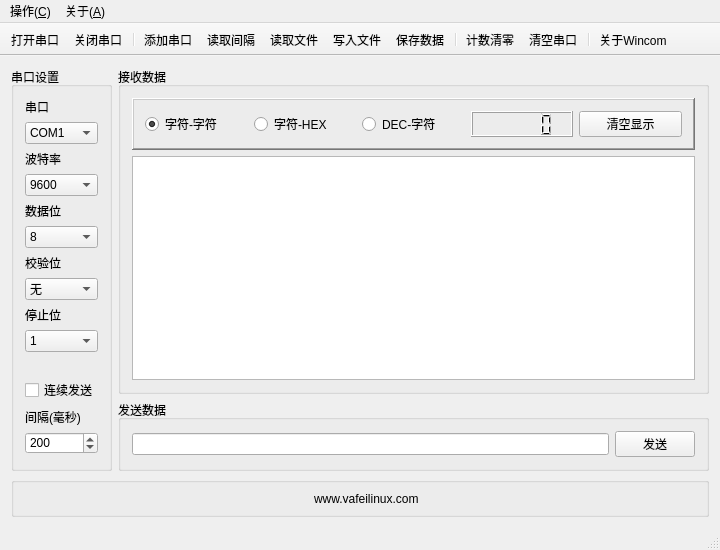
<?xml version="1.0" encoding="UTF-8"?>
<ui version="4.0">
 <class>MainWindow</class>
 <widget class="QMainWindow" name="MainWindow">
  <property name="enabled">
   <bool>true</bool>
  </property>
  <property name="geometry">
   <rect>
    <x>0</x>
    <y>0</y>
    <width>720</width>
    <height>550</height>
   </rect>
  </property>
  <property name="minimumSize">
   <size>
    <width>720</width>
    <height>550</height>
   </size>
  </property>
  <property name="font">
   <font>
    <family>Times New Roman</family>
    <pointsize>9</pointsize>
   </font>
  </property>
  <property name="cursor">
   <cursorShape>PointingHandCursor</cursorShape>
  </property>
  <property name="contextMenuPolicy">
   <enum>Qt::NoContextMenu</enum>
  </property>
  <property name="windowTitle">
   <string>Wincom串口调试助手</string>
  </property>
  <property name="styleSheet">
   <string notr="true">QDialog{background:rgb(229, 255, 239)}
QMenuBar{background:url(:/new/prefix2/src/header.bmp)}
QStatusBar{background:url(:/new/prefix2/src/header.bmp)}
QPushButton{background:url(:/new/prefix2/src/header.bmp)}
QLCDNumber{background:url(:/new/prefix2/src/lcd.bmp)}
QLabel{background:url(:/new/prefix2/src/header.bmp)}







</string>
  </property>
  <property name="iconSize">
   <size>
    <width>16</width>
    <height>16</height>
   </size>
  </property>
  <property name="toolButtonStyle">
   <enum>Qt::ToolButtonTextBesideIcon</enum>
  </property>
  <property name="animated">
   <bool>true</bool>
  </property>
  <widget class="QWidget" name="centralWidget">
   <layout class="QGridLayout" name="gridLayout">
    <item row="0" column="0" rowspan="2">
     <widget class="QGroupBox" name="groupBox">
      <property name="styleSheet">
       <string notr="true"/>
      </property>
      <property name="title">
       <string>串口设置</string>
      </property>
      <property name="flat">
       <bool>false</bool>
      </property>
      <layout class="QVBoxLayout" name="verticalLayout">
       <item>
        <widget class="QLabel" name="label">
         <property name="sizePolicy">
          <sizepolicy hsizetype="Preferred" vsizetype="Fixed">
           <horstretch>0</horstretch>
           <verstretch>0</verstretch>
          </sizepolicy>
         </property>
         <property name="text">
          <string>串口</string>
         </property>
        </widget>
       </item>
       <item>
        <widget class="QComboBox" name="portNameComboBox">
         <item>
          <property name="text">
           <string>COM1</string>
          </property>
         </item>
         <item>
          <property name="text">
           <string>COM2</string>
          </property>
         </item>
        </widget>
       </item>
       <item>
        <widget class="QLabel" name="label_2">
         <property name="sizePolicy">
          <sizepolicy hsizetype="Preferred" vsizetype="Fixed">
           <horstretch>0</horstretch>
           <verstretch>0</verstretch>
          </sizepolicy>
         </property>
         <property name="text">
          <string>波特率</string>
         </property>
        </widget>
       </item>
       <item>
        <widget class="QComboBox" name="baudRateComboBox">
         <property name="currentIndex">
          <number>12</number>
         </property>
         <item>
          <property name="text">
           <string>50</string>
          </property>
         </item>
         <item>
          <property name="text">
           <string>75</string>
          </property>
         </item>
         <item>
          <property name="text">
           <string>110</string>
          </property>
         </item>
         <item>
          <property name="text">
           <string>134</string>
          </property>
         </item>
         <item>
          <property name="text">
           <string>150</string>
          </property>
         </item>
         <item>
          <property name="text">
           <string>200</string>
          </property>
         </item>
         <item>
          <property name="text">
           <string>300</string>
          </property>
         </item>
         <item>
          <property name="text">
           <string>600</string>
          </property>
         </item>
         <item>
          <property name="text">
           <string>1200</string>
          </property>
         </item>
         <item>
          <property name="text">
           <string>1800</string>
          </property>
         </item>
         <item>
          <property name="text">
           <string>2400</string>
          </property>
         </item>
         <item>
          <property name="text">
           <string>4800</string>
          </property>
         </item>
         <item>
          <property name="text">
           <string>9600</string>
          </property>
         </item>
         <item>
          <property name="text">
           <string>14400</string>
          </property>
         </item>
         <item>
          <property name="text">
           <string>19200</string>
          </property>
         </item>
         <item>
          <property name="text">
           <string>38400</string>
          </property>
         </item>
         <item>
          <property name="text">
           <string>56000</string>
          </property>
         </item>
         <item>
          <property name="text">
           <string>57600</string>
          </property>
         </item>
         <item>
          <property name="text">
           <string>76800</string>
          </property>
         </item>
         <item>
          <property name="text">
           <string>115200</string>
          </property>
         </item>
         <item>
          <property name="text">
           <string>128000</string>
          </property>
         </item>
         <item>
          <property name="text">
           <string>256000</string>
          </property>
         </item>
        </widget>
       </item>
       <item>
        <widget class="QLabel" name="label_3">
         <property name="sizePolicy">
          <sizepolicy hsizetype="Preferred" vsizetype="Fixed">
           <horstretch>0</horstretch>
           <verstretch>0</verstretch>
          </sizepolicy>
         </property>
         <property name="text">
          <string>数据位</string>
         </property>
        </widget>
       </item>
       <item>
        <widget class="QComboBox" name="dataBitsComboBox">
         <property name="currentIndex">
          <number>3</number>
         </property>
         <item>
          <property name="text">
           <string>5</string>
          </property>
         </item>
         <item>
          <property name="text">
           <string>6</string>
          </property>
         </item>
         <item>
          <property name="text">
           <string>7</string>
          </property>
         </item>
         <item>
          <property name="text">
           <string>8</string>
          </property>
         </item>
        </widget>
       </item>
       <item>
        <widget class="QLabel" name="label_4">
         <property name="sizePolicy">
          <sizepolicy hsizetype="Preferred" vsizetype="Fixed">
           <horstretch>0</horstretch>
           <verstretch>0</verstretch>
          </sizepolicy>
         </property>
         <property name="text">
          <string>校验位</string>
         </property>
        </widget>
       </item>
       <item>
        <widget class="QComboBox" name="parityComboBox">
         <item>
          <property name="text">
           <string>无</string>
          </property>
         </item>
         <item>
          <property name="text">
           <string>奇</string>
          </property>
         </item>
         <item>
          <property name="text">
           <string>偶</string>
          </property>
         </item>
        </widget>
       </item>
       <item>
        <widget class="QLabel" name="label_5">
         <property name="sizePolicy">
          <sizepolicy hsizetype="Preferred" vsizetype="Fixed">
           <horstretch>0</horstretch>
           <verstretch>0</verstretch>
          </sizepolicy>
         </property>
         <property name="text">
          <string>停止位</string>
         </property>
        </widget>
       </item>
       <item>
        <widget class="QComboBox" name="stopBitsComboBox">
         <item>
          <property name="text">
           <string>1</string>
          </property>
         </item>
         <item>
          <property name="text">
           <string>1.5</string>
          </property>
         </item>
         <item>
          <property name="text">
           <string>2</string>
          </property>
         </item>
        </widget>
       </item>
       <item>
        <spacer name="verticalSpacer">
         <property name="orientation">
          <enum>Qt::Vertical</enum>
         </property>
         <property name="sizeType">
          <enum>QSizePolicy::Fixed</enum>
         </property>
         <property name="sizeHint" stdset="0">
          <size>
           <width>20</width>
           <height>20</height>
          </size>
         </property>
        </spacer>
       </item>
       <item>
        <widget class="QCheckBox" name="obocheckBox">
         <property name="text">
          <string>连续发送</string>
         </property>
        </widget>
       </item>
       <item>
        <widget class="QLabel" name="label_6">
         <property name="sizePolicy">
          <sizepolicy hsizetype="Preferred" vsizetype="Fixed">
           <horstretch>0</horstretch>
           <verstretch>0</verstretch>
          </sizepolicy>
         </property>
         <property name="text">
          <string>间隔(毫秒)</string>
         </property>
        </widget>
       </item>
       <item>
        <widget class="QSpinBox" name="delayspinBox">
         <property name="minimum">
          <number>10</number>
         </property>
         <property name="maximum">
          <number>5000</number>
         </property>
         <property name="value">
          <number>200</number>
         </property>
        </widget>
       </item>
      </layout>
     </widget>
    </item>
    <item row="0" column="1">
     <widget class="QGroupBox" name="groupBox_2">
      <property name="styleSheet">
       <string notr="true"/>
      </property>
      <property name="title">
       <string>接收数据</string>
      </property>
      <property name="flat">
       <bool>true</bool>
      </property>
      <layout class="QVBoxLayout" name="verticalLayout_2">
       <item>
        <widget class="QFrame" name="frame_3">
         <property name="styleSheet">
          <string notr="true"/>
         </property>
         <property name="frameShape">
          <enum>QFrame::WinPanel</enum>
         </property>
         <property name="frameShadow">
          <enum>QFrame::Raised</enum>
         </property>
         <property name="lineWidth">
          <number>1</number>
         </property>
         <property name="midLineWidth">
          <number>0</number>
         </property>
         <layout class="QHBoxLayout" name="horizontalLayout">
          <item>
           <widget class="QRadioButton" name="ccradioButton">
            <property name="toolTip">
             <string>以字符的方式发送和接收数据</string>
            </property>
            <property name="text">
             <string>字符-字符</string>
            </property>
            <property name="checked">
             <bool>true</bool>
            </property>
           </widget>
          </item>
          <item>
           <widget class="QRadioButton" name="chradioButton">
            <property name="toolTip">
             <string>以字符方式发送, 以十六进制方式显示</string>
            </property>
            <property name="text">
             <string>字符-HEX</string>
            </property>
           </widget>
          </item>
          <item>
           <widget class="QRadioButton" name="dcradioButton">
            <property name="toolTip">
             <string>以字符方式发送, 以十进制方式显示</string>
            </property>
            <property name="text">
             <string>DEC-字符</string>
            </property>
           </widget>
          </item>
          <item>
           <widget class="QLCDNumber" name="recvbyteslcdNumber">
            <property name="toolTip">
             <string>已接收字节数</string>
            </property>
            <property name="styleSheet">
             <string notr="true"/>
            </property>
           </widget>
          </item>
          <item>
           <widget class="QPushButton" name="clearUpBtn">
            <property name="text">
             <string>清空显示</string>
            </property>
            <property name="icon">
             <iconset resource="src.qrc">
              <normaloff>:/new/prefix1/src/edit-clear.png</normaloff>:/new/prefix1/src/edit-clear.png</iconset>
            </property>
           </widget>
          </item>
         </layout>
        </widget>
       </item>
       <item>
        <widget class="QTextBrowser" name="textBrowser">
         <property name="styleSheet">
          <string notr="true"/>
         </property>
        </widget>
       </item>
      </layout>
     </widget>
    </item>
    <item row="1" column="1">
     <widget class="QGroupBox" name="groupBox_4">
      <property name="styleSheet">
       <string notr="true"/>
      </property>
      <property name="title">
       <string>发送数据</string>
      </property>
      <property name="flat">
       <bool>true</bool>
      </property>
      <layout class="QHBoxLayout" name="horizontalLayout_2">
       <item>
        <widget class="QLineEdit" name="sendMsgLineEdit">
         <property name="maxLength">
          <number>10000</number>
         </property>
         <property name="dragEnabled">
          <bool>false</bool>
         </property>
        </widget>
       </item>
       <item>
        <widget class="QPushButton" name="sendmsgBtn">
         <property name="text">
          <string>发送</string>
         </property>
         <property name="icon">
          <iconset resource="src.qrc">
           <normaloff>:/new/prefix1/src/send.png</normaloff>:/new/prefix1/src/send.png</iconset>
         </property>
         <property name="autoDefault">
          <bool>false</bool>
         </property>
         <property name="default">
          <bool>false</bool>
         </property>
        </widget>
       </item>
      </layout>
     </widget>
    </item>
    <item row="2" column="0" colspan="2">
     <widget class="QGroupBox" name="groupBox_3">
      <property name="sizePolicy">
       <sizepolicy hsizetype="Preferred" vsizetype="Fixed">
        <horstretch>0</horstretch>
        <verstretch>0</verstretch>
       </sizepolicy>
      </property>
      <property name="minimumSize">
       <size>
        <width>0</width>
        <height>35</height>
       </size>
      </property>
      <property name="maximumSize">
       <size>
        <width>16777215</width>
        <height>40</height>
       </size>
      </property>
      <property name="styleSheet">
       <string notr="true"/>
      </property>
      <property name="title">
       <string/>
      </property>
      <property name="flat">
       <bool>true</bool>
      </property>
      <layout class="QHBoxLayout" name="horizontalLayout_3">
       <item>
        <spacer name="horizontalSpacer">
         <property name="orientation">
          <enum>Qt::Horizontal</enum>
         </property>
         <property name="sizeHint" stdset="0">
          <size>
           <width>258</width>
           <height>19</height>
          </size>
         </property>
        </spacer>
       </item>
       <item>
        <widget class="QLabel" name="label_7">
         <property name="sizePolicy">
          <sizepolicy hsizetype="Fixed" vsizetype="Fixed">
           <horstretch>0</horstretch>
           <verstretch>0</verstretch>
          </sizepolicy>
         </property>
         <property name="text">
          <string/>
         </property>
         <property name="pixmap">
          <pixmap resource="src.qrc">:/new/prefix2/src/linuxico.bmp</pixmap>
         </property>
        </widget>
       </item>
       <item>
        <widget class="QLabel" name="yafeilinux">
         <property name="sizePolicy">
          <sizepolicy hsizetype="Preferred" vsizetype="Fixed">
           <horstretch>0</horstretch>
           <verstretch>0</verstretch>
          </sizepolicy>
         </property>
         <property name="toolTip">
          <string>欢迎访问我们的网站</string>
         </property>
         <property name="statusTip">
          <string>欢迎访问我们的网站</string>
         </property>
         <property name="text">
          <string>www.yafeilinux.com</string>
         </property>
        </widget>
       </item>
       <item>
        <spacer name="horizontalSpacer_2">
         <property name="orientation">
          <enum>Qt::Horizontal</enum>
         </property>
         <property name="sizeHint" stdset="0">
          <size>
           <width>258</width>
           <height>19</height>
          </size>
         </property>
        </spacer>
       </item>
      </layout>
     </widget>
    </item>
   </layout>
  </widget>
  <widget class="QMenuBar" name="menuBar">
   <property name="geometry">
    <rect>
     <x>0</x>
     <y>0</y>
     <width>720</width>
     <height>19</height>
    </rect>
   </property>
   <widget class="QMenu" name="menu">
    <property name="title">
     <string>操作(&amp;C)</string>
    </property>
    <addaction name="actionAdd"/>
    <addaction name="separator"/>
    <addaction name="actionOpen"/>
    <addaction name="actionClose"/>
    <addaction name="separator"/>
    <addaction name="actionSave"/>
    <addaction name="actionLoadfile"/>
    <addaction name="actionWriteToFile"/>
    <addaction name="separator"/>
    <addaction name="actionReadPortInterval"/>
    <addaction name="separator"/>
    <addaction name="actionClearBytes"/>
    <addaction name="actionCleanPort"/>
    <addaction name="separator"/>
    <addaction name="actionExit"/>
   </widget>
   <widget class="QMenu" name="menu_2">
    <property name="title">
     <string>关于(&amp;A)</string>
    </property>
    <addaction name="actionAbout"/>
   </widget>
   <addaction name="menu"/>
   <addaction name="menu_2"/>
  </widget>
  <widget class="QToolBar" name="mainToolBar">
   <property name="sizePolicy">
    <sizepolicy hsizetype="Preferred" vsizetype="Fixed">
     <horstretch>0</horstretch>
     <verstretch>0</verstretch>
    </sizepolicy>
   </property>
   <property name="minimumSize">
    <size>
     <width>0</width>
     <height>0</height>
    </size>
   </property>
   <property name="maximumSize">
    <size>
     <width>16777215</width>
     <height>55</height>
    </size>
   </property>
   <property name="font">
    <font>
     <pointsize>9</pointsize>
    </font>
   </property>
   <property name="cursor">
    <cursorShape>PointingHandCursor</cursorShape>
   </property>
   <property name="focusPolicy">
    <enum>Qt::StrongFocus</enum>
   </property>
   <property name="contextMenuPolicy">
    <enum>Qt::NoContextMenu</enum>
   </property>
   <property name="movable">
    <bool>false</bool>
   </property>
   <property name="allowedAreas">
    <set>Qt::NoToolBarArea</set>
   </property>
   <property name="iconSize">
    <size>
     <width>24</width>
     <height>24</height>
    </size>
   </property>
   <property name="floatable">
    <bool>true</bool>
   </property>
   <attribute name="toolBarArea">
    <enum>TopToolBarArea</enum>
   </attribute>
   <attribute name="toolBarBreak">
    <bool>false</bool>
   </attribute>
   <addaction name="actionOpen"/>
   <addaction name="actionClose"/>
   <addaction name="separator"/>
   <addaction name="actionAdd"/>
   <addaction name="actionReadPortInterval"/>
   <addaction name="actionLoadfile"/>
   <addaction name="actionWriteToFile"/>
   <addaction name="actionSave"/>
   <addaction name="separator"/>
   <addaction name="actionClearBytes"/>
   <addaction name="actionCleanPort"/>
   <addaction name="separator"/>
   <addaction name="actionAbout"/>
  </widget>
  <widget class="QStatusBar" name="statusBar"/>
  <action name="actionAdd">
   <property name="checkable">
    <bool>false</bool>
   </property>
   <property name="icon">
    <iconset resource="src.qrc">
     <normaloff>:/new/prefix1/src/add.png</normaloff>:/new/prefix1/src/add.png</iconset>
   </property>
   <property name="text">
    <string>添加串口</string>
   </property>
   <property name="toolTip">
    <string>添加串口设备文件</string>
   </property>
   <property name="statusTip">
    <string>添加串口设备文件</string>
   </property>
  </action>
  <action name="actionOpen">
   <property name="icon">
    <iconset resource="src.qrc">
     <normaloff>:/new/prefix1/src/open.png</normaloff>:/new/prefix1/src/open.png</iconset>
   </property>
   <property name="text">
    <string>打开串口</string>
   </property>
   <property name="statusTip">
    <string>打开串口</string>
   </property>
  </action>
  <action name="actionClose">
   <property name="icon">
    <iconset resource="src.qrc">
     <normaloff>:/new/prefix1/src/stop.png</normaloff>:/new/prefix1/src/stop.png</iconset>
   </property>
   <property name="text">
    <string>关闭串口</string>
   </property>
   <property name="statusTip">
    <string>关闭串口</string>
   </property>
  </action>
  <action name="actionExit">
   <property name="icon">
    <iconset resource="src.qrc">
     <normaloff>:/new/prefix1/src/exit.png</normaloff>:/new/prefix1/src/exit.png</iconset>
   </property>
   <property name="text">
    <string>退出程序</string>
   </property>
   <property name="statusTip">
    <string>退出程序</string>
   </property>
  </action>
  <action name="actionAbout">
   <property name="icon">
    <iconset resource="src.qrc">
     <normaloff>:/new/prefix1/src/mesage.png</normaloff>:/new/prefix1/src/mesage.png</iconset>
   </property>
   <property name="text">
    <string>关于Wincom</string>
   </property>
   <property name="statusTip">
    <string>关于Wincom</string>
   </property>
  </action>
  <action name="actionSave">
   <property name="icon">
    <iconset resource="src.qrc">
     <normaloff>:/new/prefix1/src/save.png</normaloff>:/new/prefix1/src/save.png</iconset>
   </property>
   <property name="text">
    <string>保存数据</string>
   </property>
   <property name="toolTip">
    <string>保存收发框内的数据</string>
   </property>
   <property name="statusTip">
    <string>保存收发框内的数据</string>
   </property>
  </action>
  <action name="actionClearBytes">
   <property name="icon">
    <iconset resource="src.qrc">
     <normaloff>:/new/prefix1/src/clearbytes.png</normaloff>:/new/prefix1/src/clearbytes.png</iconset>
   </property>
   <property name="text">
    <string>计数清零</string>
   </property>
   <property name="toolTip">
    <string>清零已收到的字节数</string>
   </property>
   <property name="statusTip">
    <string>清零已收到的字节数</string>
   </property>
  </action>
  <action name="actionReadPortInterval">
   <property name="icon">
    <iconset resource="src.qrc">
     <normaloff>:/new/prefix1/src/time.png</normaloff>:/new/prefix1/src/time.png</iconset>
   </property>
   <property name="text">
    <string>读取间隔</string>
   </property>
   <property name="toolTip">
    <string>设置读取串口数据的时间间隔</string>
   </property>
   <property name="statusTip">
    <string>设置读取串口数据的时间间隔</string>
   </property>
  </action>
  <action name="actionLoadfile">
   <property name="icon">
    <iconset resource="src.qrc">
     <normaloff>:/new/prefix1/src/loadfile.png</normaloff>:/new/prefix1/src/loadfile.png</iconset>
   </property>
   <property name="text">
    <string>读取文件</string>
   </property>
   <property name="toolTip">
    <string>载入外部文件作为发送内容</string>
   </property>
   <property name="statusTip">
    <string>载入外部文件作为发送内容</string>
   </property>
  </action>
  <action name="actionCleanPort">
   <property name="icon">
    <iconset resource="src.qrc">
     <normaloff>:/new/prefix2/src/cleanport.png</normaloff>:/new/prefix2/src/cleanport.png</iconset>
   </property>
   <property name="text">
    <string>清空串口</string>
   </property>
   <property name="toolTip">
    <string>清空串口中I/O数据</string>
   </property>
   <property name="statusTip">
    <string>清空串口中I/O数据</string>
   </property>
  </action>
  <action name="actionWriteToFile">
   <property name="checkable">
    <bool>true</bool>
   </property>
   <property name="icon">
    <iconset resource="src.qrc">
     <normaloff>:/new/prefix2/src/write2file.png</normaloff>:/new/prefix2/src/write2file.png</iconset>
   </property>
   <property name="text">
    <string>写入文件</string>
   </property>
   <property name="toolTip">
    <string>将读取数据写入到文件</string>
   </property>
   <property name="statusTip">
    <string>将读取数据写入到文件</string>
   </property>
  </action>
 </widget>
 <layoutdefault spacing="6" margin="11"/>
 <resources>
  <include location="src.qrc"/>
 </resources>
 <connections/>
</ui>
